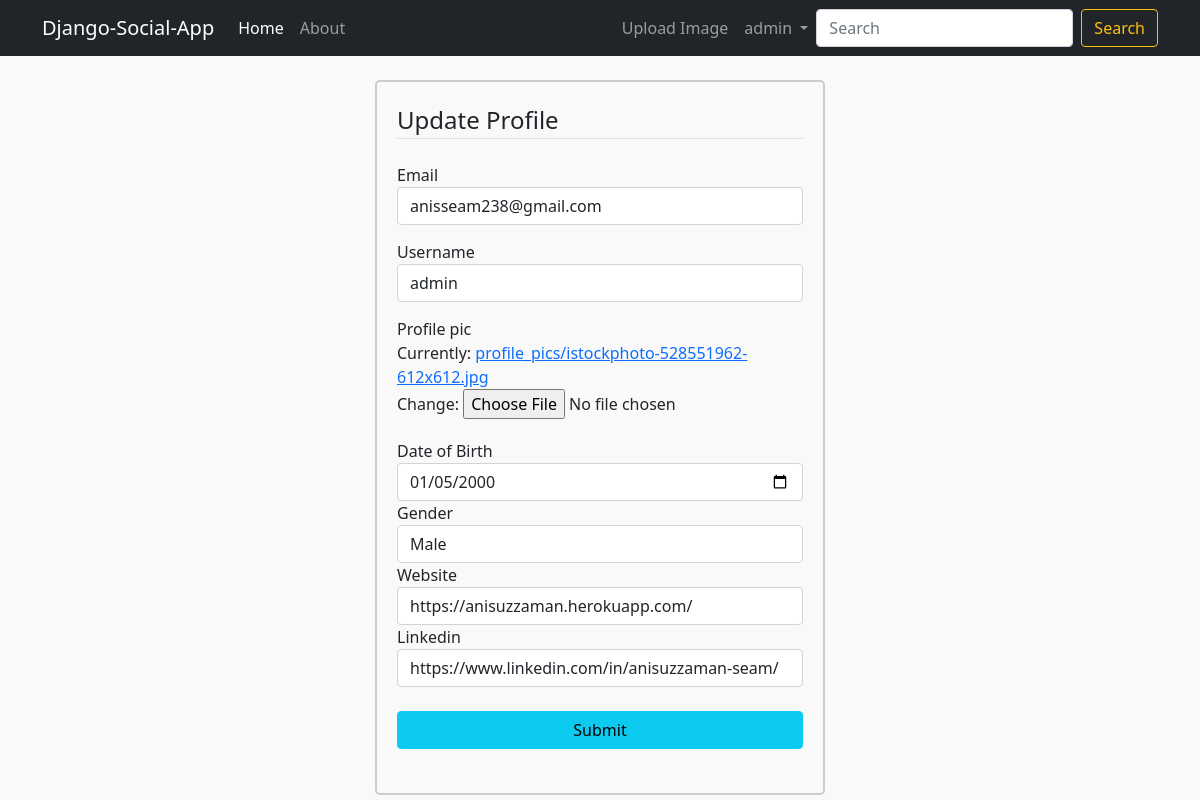
The page /edit_profile/ (signed in) on the database its author committed.
### App_Login/models.py (models this page shows, shortened)
class User(AbstractBaseUser):
    email         = models.EmailField(max_length=255, unique=True)
    username      = models.CharField(max_length=30, unique=True)
    active        = models.BooleanField(default=True)  # user can login
    staff         = models.BooleanField(default=False) # staff user non superuser
    admin         = models.BooleanField(default=False) # superuser
    timestamp     = models.DateTimeField(auto_now_add=True)
    USERNAME_FIELD = 'email'
    REQUIRED_FIELDS = ['username',]
    objects = UserManager()
    @property
    def is_active(self):
        return self.active
    class Meta:
        ordering = ['-timestamp',]

class Profile(models.Model):
    GENDER_CHOICES = (
        ('Male' , 'Male'),
        ('Female' , 'Female'),
        ('Transgender' , 'Transgender'),
    )
    user        = models.OneToOneField(settings.AUTH_USER_MODEL, on_delete=models.CASCADE, related_name='user_profile')
    profile_pic = models.ImageField(default='default.png', upload_to='profile_pics')
    dob         = models.DateField(verbose_name="Date of Birth")
    gender      = models.CharField(max_length=20, choices=GENDER_CHOICES, default='Male')
    website     = models.URLField(blank=True, null=True)
    linkedin    = models.URLField(blank=True, null=True)

### App_Login/views.py (the view)
# urls.py: path('edit_profile/', views.edit_profile, name='edit_profile'),
@login_required
def edit_profile(request):
    if request.method == 'POST':
        u_form = UserUpdateForm(request.POST, instance=request.user)
        p_form = ProfileUpdateForm(request.POST,
        request.FILES,
        instance=request.user.user_profile)
        if u_form.is_valid() and p_form.is_valid():
            u_form.save()
            p_form.save()
            messages.success(request, 'Your Profile has Updated...✅')
            return redirect('profile_page')
    else:
        u_form = UserUpdateForm(instance=request.user)
        p_form = ProfileUpdateForm(instance=request.user.user_profile)
    context = {
        'u_form' : u_form,
        'p_form' : p_form
    }
    return render(request, 'App_Login/edit_profile.html', context)

### App_Login/forms.py
class UserUpdateForm(forms.ModelForm):
    class Meta:
        model = User
        fields = ['email', 'username',]

class ProfileUpdateForm(forms.ModelForm):
    class Meta:
        model = Profile
        fields = '__all__'
        exclude = ['user']
        widgets = {
            'dob': forms.DateInput(attrs={'type': 'date'}),
        }

### App_Login/templates/App_Login/edit_profile.html (shortened to what this page needs)
{% extends 'App_Post/base.html' %}
{% load crispy_forms_tags %}
{% block content %}
<div class="sign_up_form">
    <form method="POST" enctype="multipart/form-data">
        <fieldset class="form-group">
            <legend class="border-bottom mb-4">Update Profile</legend>
            {{ u_form|crispy }}
            {{ p_form|crispy }}
        </fieldset>
        <div class="form-group mt-4 mb-4">
            <button class="btn btn-info" style="width: 100%;" type="submit"> Submit </button>
        </div>
    </form>
</div>
{% endblock content %}

### App_Post/templates/App_Post/navber.html (shortened to what this page needs)
<nav class="navbar navbar-expand-lg navbar-dark bg-dark">
    <div class="container">
      <a class="navbar-brand" href="{% url 'home'%}">Django-Social-App</a>
      <div class="collapse navbar-collapse" id="navbarSupportedContent">
        <ul class="navbar-nav me-auto">
          <li class="nav-item">
            <a class="nav-link active" aria-current="page" href="{% url 'home'%}">Home</a>
          </li>
          <li class="nav-item">
            <a class="nav-link" href="#">About</a>
          </li>
        </ul>
        <ul class="navbar-nav ms-auto">
          {% if user.is_authenticated %}
          <li class="nav-item">
            <a class="nav-link" aria-current="page" href="{% url 'post_create'%}">Upload Image</a>
          </li>
          <li class="nav-item dropdown">
            <a class="nav-link dropdown-toggle" href="#" id="navbarDropdown" role="button" data-toggle="dropdown" aria-haspopup="true" aria-expanded="false">
              {{user.username}}
            </a>
          </li>
          {% endif %}
        </ul>
        <form class="d-flex" method="GET">
          <input class="form-control me-2" name="search" type="search" placeholder="Search" aria-label="Search">
          <button class="btn btn-outline-warning" type="submit">Search</button>
        </form>
      </div>
    </div>
  </nav>

### App_Post/static/App_Post/css/main.css (style rules this page uses)
div#div_id_username { margin-top: 15px; margin-bottom: 15px; }
div#div_id_dob { margin-top: 20px; }
.sign_up_form { width: 450px; border: 2px solid #ccc; padding: 20px; border-radius: 5px; margin: auto !important; }

### App_Login/static/App_Login/css/main.css (style rules this page uses)
body { background-color: #f9f9fa }

### rows shown on the page
User: username "admin", email "anisseam238@gmail.com"
Profile: dob "01/05/2000", gender "Male", website "https://anisuzzaman.herokuapp.com/", linkedin "https://www.linkedin.com/in/anisuzzaman-seam/"
